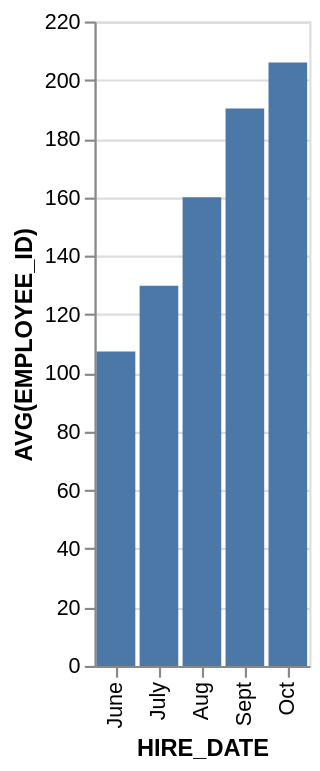

The specification (Vega-Lite) saved for this image:
### Vega-Lite specification from a JSON file in a GitHub repository (floating-point values rounded to 4 significant figures)
{"data": {"values": [{"x_data": "June", "y_data": 107.3}, {"x_data": "July", "y_data": 129.8}, {"x_data": "Aug", "y_data": 160}, {"x_data": "Sept", "y_data": 190.3}, {"x_data": "Oct", "y_data": 206}]}, "mark": "bar", "encoding": {"x": {"field": "x_data", "type": "nominal", "title": "HIRE_DATE", "sort": {"op": "sum", "field": "y_data", "order": "ascending"}}, "y": {"field": "y_data", "type": "quantitative", "title": "AVG(EMPLOYEE_ID)"}}}
